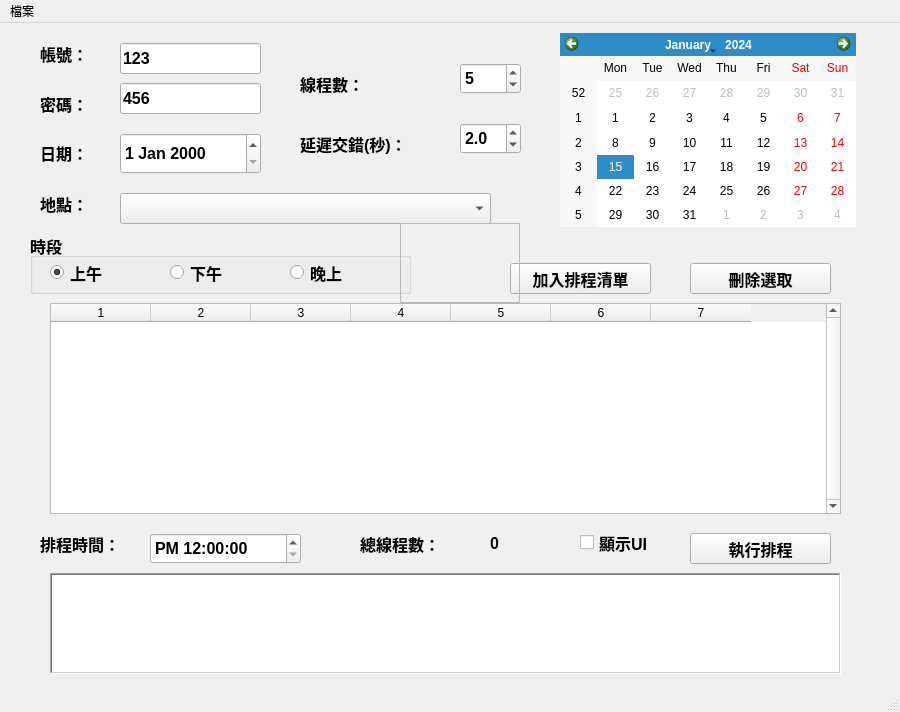
<?xml version="1.0" encoding="UTF-8"?>
<ui version="4.0">
 <class>MainWindow</class>
 <widget class="QMainWindow" name="MainWindow">
  <property name="geometry">
   <rect>
    <x>0</x>
    <y>0</y>
    <width>900</width>
    <height>712</height>
   </rect>
  </property>
  <property name="windowTitle">
   <string>場地自動租借(試用)</string>
  </property>
  <widget class="QWidget" name="centralwidget">
   <widget class="QPushButton" name="btn_Run">
    <property name="geometry">
     <rect>
      <x>690</x>
      <y>510</y>
      <width>141</width>
      <height>31</height>
     </rect>
    </property>
    <property name="font">
     <font>
      <pointsize>12</pointsize>
      <weight>75</weight>
      <bold>true</bold>
     </font>
    </property>
    <property name="text">
     <string>執行排程</string>
    </property>
   </widget>
   <widget class="QComboBox" name="dbox_Local">
    <property name="geometry">
     <rect>
      <x>120</x>
      <y>170</y>
      <width>371</width>
      <height>31</height>
     </rect>
    </property>
    <property name="sizePolicy">
     <sizepolicy hsizetype="Fixed" vsizetype="Preferred">
      <horstretch>0</horstretch>
      <verstretch>0</verstretch>
     </sizepolicy>
    </property>
    <property name="font">
     <font>
      <pointsize>12</pointsize>
     </font>
    </property>
    <property name="focusPolicy">
     <enum>Qt::WheelFocus</enum>
    </property>
    <property name="acceptDrops">
     <bool>false</bool>
    </property>
   </widget>
   <widget class="QGroupBox" name="groupBox">
    <property name="geometry">
     <rect>
      <x>30</x>
      <y>210</y>
      <width>381</width>
      <height>61</height>
     </rect>
    </property>
    <property name="font">
     <font>
      <pointsize>12</pointsize>
      <weight>75</weight>
      <bold>true</bold>
     </font>
    </property>
    <property name="title">
     <string>時段</string>
    </property>
    <widget class="QRadioButton" name="rbtn_Morning">
     <property name="geometry">
      <rect>
       <x>20</x>
       <y>30</y>
       <width>98</width>
       <height>19</height>
      </rect>
     </property>
     <property name="text">
      <string>上午</string>
     </property>
     <property name="checked">
      <bool>true</bool>
     </property>
    </widget>
    <widget class="QRadioButton" name="rbtn_Afternoon">
     <property name="geometry">
      <rect>
       <x>140</x>
       <y>30</y>
       <width>98</width>
       <height>19</height>
      </rect>
     </property>
     <property name="text">
      <string>下午</string>
     </property>
    </widget>
    <widget class="QRadioButton" name="rbtn_Evening">
     <property name="geometry">
      <rect>
       <x>260</x>
       <y>30</y>
       <width>98</width>
       <height>19</height>
      </rect>
     </property>
     <property name="text">
      <string>晚上</string>
     </property>
    </widget>
   </widget>
   <widget class="QCalendarWidget" name="calendarWidget">
    <property name="geometry">
     <rect>
      <x>560</x>
      <y>10</y>
      <width>296</width>
      <height>194</height>
     </rect>
    </property>
   </widget>
   <widget class="QDateEdit" name="dateEdit">
    <property name="geometry">
     <rect>
      <x>120</x>
      <y>110</y>
      <width>141</width>
      <height>41</height>
     </rect>
    </property>
    <property name="font">
     <font>
      <pointsize>12</pointsize>
      <weight>75</weight>
      <bold>true</bold>
     </font>
    </property>
    <property name="currentSection">
     <enum>QDateTimeEdit::DaySection</enum>
    </property>
    <property name="calendarPopup">
     <bool>false</bool>
    </property>
   </widget>
   <widget class="QTimeEdit" name="timeEdit">
    <property name="geometry">
     <rect>
      <x>150</x>
      <y>510</y>
      <width>151</width>
      <height>31</height>
     </rect>
    </property>
    <property name="font">
     <font>
      <pointsize>12</pointsize>
      <weight>75</weight>
      <bold>true</bold>
     </font>
    </property>
    <property name="dateTime">
     <datetime>
      <hour>12</hour>
      <minute>0</minute>
      <second>0</second>
      <year>2015</year>
      <month>1</month>
      <day>1</day>
     </datetime>
    </property>
    <property name="date">
     <date>
      <year>2015</year>
      <month>1</month>
      <day>1</day>
     </date>
    </property>
    <property name="time">
     <time>
      <hour>12</hour>
      <minute>0</minute>
      <second>0</second>
     </time>
    </property>
    <property name="minimumTime">
     <time>
      <hour>12</hour>
      <minute>0</minute>
      <second>0</second>
     </time>
    </property>
    <property name="currentSection">
     <enum>QDateTimeEdit::MinuteSection</enum>
    </property>
    <property name="displayFormat">
     <string>AP hh:mm:ss</string>
    </property>
    <property name="calendarPopup">
     <bool>false</bool>
    </property>
    <property name="currentSectionIndex">
     <number>2</number>
    </property>
    <property name="timeSpec">
     <enum>Qt::LocalTime</enum>
    </property>
   </widget>
   <widget class="QLineEdit" name="lineEdit">
    <property name="geometry">
     <rect>
      <x>120</x>
      <y>20</y>
      <width>141</width>
      <height>31</height>
     </rect>
    </property>
    <property name="font">
     <font>
      <pointsize>12</pointsize>
      <weight>75</weight>
      <bold>true</bold>
     </font>
    </property>
    <property name="text">
     <string>123</string>
    </property>
   </widget>
   <widget class="QLineEdit" name="lineEdit_2">
    <property name="geometry">
     <rect>
      <x>120</x>
      <y>60</y>
      <width>141</width>
      <height>31</height>
     </rect>
    </property>
    <property name="font">
     <font>
      <pointsize>12</pointsize>
      <weight>75</weight>
      <bold>true</bold>
     </font>
    </property>
    <property name="text">
     <string>456</string>
    </property>
   </widget>
   <widget class="QLabel" name="label">
    <property name="geometry">
     <rect>
      <x>40</x>
      <y>510</y>
      <width>101</width>
      <height>21</height>
     </rect>
    </property>
    <property name="font">
     <font>
      <pointsize>12</pointsize>
      <weight>75</weight>
      <bold>true</bold>
     </font>
    </property>
    <property name="text">
     <string>排程時間：</string>
    </property>
   </widget>
   <widget class="QPushButton" name="btn_AddSchedule">
    <property name="geometry">
     <rect>
      <x>510</x>
      <y>240</y>
      <width>141</width>
      <height>31</height>
     </rect>
    </property>
    <property name="font">
     <font>
      <pointsize>12</pointsize>
      <weight>75</weight>
      <bold>true</bold>
     </font>
    </property>
    <property name="text">
     <string>加入排程清單</string>
    </property>
   </widget>
   <widget class="QLabel" name="label_2">
    <property name="geometry">
     <rect>
      <x>40</x>
      <y>20</y>
      <width>58</width>
      <height>21</height>
     </rect>
    </property>
    <property name="font">
     <font>
      <pointsize>12</pointsize>
      <weight>75</weight>
      <bold>true</bold>
     </font>
    </property>
    <property name="text">
     <string>帳號：</string>
    </property>
   </widget>
   <widget class="QLabel" name="label_3">
    <property name="geometry">
     <rect>
      <x>40</x>
      <y>70</y>
      <width>58</width>
      <height>21</height>
     </rect>
    </property>
    <property name="font">
     <font>
      <pointsize>12</pointsize>
      <weight>75</weight>
      <bold>true</bold>
     </font>
    </property>
    <property name="accessibleDescription">
     <string/>
    </property>
    <property name="text">
     <string>密碼：</string>
    </property>
   </widget>
   <widget class="QLabel" name="label_4">
    <property name="geometry">
     <rect>
      <x>40</x>
      <y>120</y>
      <width>61</width>
      <height>20</height>
     </rect>
    </property>
    <property name="font">
     <font>
      <pointsize>12</pointsize>
      <weight>75</weight>
      <bold>true</bold>
     </font>
    </property>
    <property name="text">
     <string>日期：</string>
    </property>
   </widget>
   <widget class="QLabel" name="label_5">
    <property name="geometry">
     <rect>
      <x>40</x>
      <y>170</y>
      <width>61</width>
      <height>21</height>
     </rect>
    </property>
    <property name="font">
     <font>
      <pointsize>12</pointsize>
      <weight>75</weight>
      <bold>true</bold>
     </font>
    </property>
    <property name="text">
     <string>地點：</string>
    </property>
   </widget>
   <widget class="QTableWidget" name="tableWidget">
    <property name="enabled">
     <bool>true</bool>
    </property>
    <property name="geometry">
     <rect>
      <x>50</x>
      <y>280</y>
      <width>791</width>
      <height>211</height>
     </rect>
    </property>
    <property name="verticalScrollBarPolicy">
     <enum>Qt::ScrollBarAlwaysOn</enum>
    </property>
    <property name="autoScroll">
     <bool>true</bool>
    </property>
    <property name="editTriggers">
     <set>QAbstractItemView::NoEditTriggers</set>
    </property>
    <property name="gridStyle">
     <enum>Qt::SolidLine</enum>
    </property>
    <property name="rowCount">
     <number>0</number>
    </property>
    <property name="columnCount">
     <number>7</number>
    </property>
    <attribute name="horizontalHeaderCascadingSectionResizes">
     <bool>false</bool>
    </attribute>
    <attribute name="horizontalHeaderDefaultSectionSize">
     <number>100</number>
    </attribute>
    <attribute name="horizontalHeaderShowSortIndicator" stdset="0">
     <bool>false</bool>
    </attribute>
    <attribute name="horizontalHeaderStretchLastSection">
     <bool>false</bool>
    </attribute>
    <column/>
    <column/>
    <column/>
    <column/>
    <column/>
    <column/>
    <column/>
   </widget>
   <widget class="QPushButton" name="btn_DeleteItem">
    <property name="enabled">
     <bool>true</bool>
    </property>
    <property name="geometry">
     <rect>
      <x>690</x>
      <y>240</y>
      <width>141</width>
      <height>31</height>
     </rect>
    </property>
    <property name="font">
     <font>
      <pointsize>12</pointsize>
      <weight>75</weight>
      <bold>true</bold>
     </font>
    </property>
    <property name="text">
     <string>刪除選取</string>
    </property>
   </widget>
   <widget class="QLabel" name="label_6">
    <property name="geometry">
     <rect>
      <x>300</x>
      <y>50</y>
      <width>81</width>
      <height>21</height>
     </rect>
    </property>
    <property name="font">
     <font>
      <pointsize>12</pointsize>
      <weight>75</weight>
      <bold>true</bold>
     </font>
    </property>
    <property name="text">
     <string>線程數：</string>
    </property>
   </widget>
   <widget class="QLabel" name="label_7">
    <property name="geometry">
     <rect>
      <x>300</x>
      <y>110</y>
      <width>131</width>
      <height>21</height>
     </rect>
    </property>
    <property name="font">
     <font>
      <pointsize>12</pointsize>
      <weight>75</weight>
      <bold>true</bold>
     </font>
    </property>
    <property name="text">
     <string>延遲交錯(秒)：</string>
    </property>
   </widget>
   <widget class="QSpinBox" name="spinBox">
    <property name="geometry">
     <rect>
      <x>460</x>
      <y>40</y>
      <width>61</width>
      <height>31</height>
     </rect>
    </property>
    <property name="font">
     <font>
      <pointsize>12</pointsize>
      <weight>75</weight>
      <bold>true</bold>
     </font>
    </property>
    <property name="minimum">
     <number>1</number>
    </property>
    <property name="value">
     <number>5</number>
    </property>
   </widget>
   <widget class="QLabel" name="label_8">
    <property name="geometry">
     <rect>
      <x>360</x>
      <y>510</y>
      <width>131</width>
      <height>21</height>
     </rect>
    </property>
    <property name="font">
     <font>
      <pointsize>12</pointsize>
      <weight>75</weight>
      <bold>true</bold>
     </font>
    </property>
    <property name="text">
     <string>總線程數：</string>
    </property>
   </widget>
   <widget class="QLabel" name="label_9">
    <property name="geometry">
     <rect>
      <x>490</x>
      <y>510</y>
      <width>51</width>
      <height>21</height>
     </rect>
    </property>
    <property name="font">
     <font>
      <pointsize>12</pointsize>
      <weight>75</weight>
      <bold>true</bold>
     </font>
    </property>
    <property name="text">
     <string>0</string>
    </property>
   </widget>
   <widget class="QDoubleSpinBox" name="doubleSpinBox">
    <property name="geometry">
     <rect>
      <x>460</x>
      <y>100</y>
      <width>61</width>
      <height>31</height>
     </rect>
    </property>
    <property name="font">
     <font>
      <pointsize>12</pointsize>
      <weight>75</weight>
      <bold>true</bold>
     </font>
    </property>
    <property name="decimals">
     <number>1</number>
    </property>
    <property name="value">
     <double>2.000000000000000</double>
    </property>
   </widget>
   <widget class="QCheckBox" name="checkBox">
    <property name="enabled">
     <bool>true</bool>
    </property>
    <property name="geometry">
     <rect>
      <x>580</x>
      <y>510</y>
      <width>91</width>
      <height>19</height>
     </rect>
    </property>
    <property name="font">
     <font>
      <pointsize>12</pointsize>
      <weight>75</weight>
      <bold>true</bold>
     </font>
    </property>
    <property name="text">
     <string>顯示UI</string>
    </property>
    <property name="checkable">
     <bool>true</bool>
    </property>
    <property name="tristate">
     <bool>false</bool>
    </property>
   </widget>
   <widget class="QFrame" name="frame">
    <property name="geometry">
     <rect>
      <x>400</x>
      <y>200</y>
      <width>120</width>
      <height>80</height>
     </rect>
    </property>
    <property name="frameShape">
     <enum>QFrame::StyledPanel</enum>
    </property>
    <property name="frameShadow">
     <enum>QFrame::Raised</enum>
    </property>
   </widget>
   <widget class="QTextEdit" name="textEdit">
    <property name="geometry">
     <rect>
      <x>50</x>
      <y>550</y>
      <width>791</width>
      <height>101</height>
     </rect>
    </property>
    <property name="frameShape">
     <enum>QFrame::WinPanel</enum>
    </property>
   </widget>
  </widget>
  <widget class="QMenuBar" name="menubar">
   <property name="geometry">
    <rect>
     <x>0</x>
     <y>0</y>
     <width>900</width>
     <height>25</height>
    </rect>
   </property>
   <widget class="QMenu" name="menu">
    <property name="title">
     <string>檔案</string>
    </property>
    <addaction name="action"/>
    <addaction name="action_2"/>
    <addaction name="action_4"/>
    <addaction name="action_5"/>
    <addaction name="action_3"/>
   </widget>
   <addaction name="menu"/>
  </widget>
  <widget class="QStatusBar" name="statusbar"/>
  <action name="action">
   <property name="text">
    <string>載入設定檔</string>
   </property>
  </action>
  <action name="action_2">
   <property name="text">
    <string>匯出預設設定檔</string>
   </property>
  </action>
  <action name="action_3">
   <property name="text">
    <string>關於</string>
   </property>
  </action>
  <action name="action_4">
   <property name="text">
    <string>載入排程檔</string>
   </property>
  </action>
  <action name="action_5">
   <property name="text">
    <string>匯出排程檔</string>
   </property>
  </action>
 </widget>
 <resources/>
 <connections/>
</ui>
